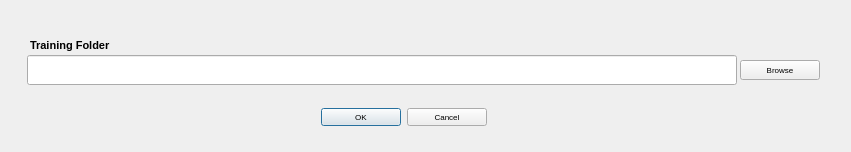
<?xml version="1.0" encoding="UTF-8"?>
<ui version="4.0">
 <class>Dialog</class>
 <widget class="QDialog" name="Dialog">
  <property name="geometry">
   <rect>
    <x>0</x>
    <y>0</y>
    <width>851</width>
    <height>152</height>
   </rect>
  </property>
  <property name="font">
   <font>
    <family>Arial</family>
    <pointsize>6</pointsize>
   </font>
  </property>
  <property name="windowTitle">
   <string>Image Utilities</string>
  </property>
  <widget class="QPushButton" name="pushButton_BrowseAnnotationImages">
   <property name="geometry">
    <rect>
     <x>740</x>
     <y>60</y>
     <width>80</width>
     <height>20</height>
    </rect>
   </property>
   <property name="text">
    <string>Browse</string>
   </property>
  </widget>
  <widget class="QLineEdit" name="lineEdit_AnnotationImagesFolder">
   <property name="geometry">
    <rect>
     <x>27</x>
     <y>55</y>
     <width>710</width>
     <height>30</height>
    </rect>
   </property>
   <property name="font">
    <font>
     <family>Arial</family>
     <pointsize>10</pointsize>
     <weight>50</weight>
     <bold>false</bold>
     <underline>false</underline>
    </font>
   </property>
   <property name="toolTip">
    <string>This field is pre-populated and cannot be changed at this time.</string>
   </property>
  </widget>
  <widget class="QLabel" name="label_8">
   <property name="geometry">
    <rect>
     <x>30</x>
     <y>35</y>
     <width>180</width>
     <height>20</height>
    </rect>
   </property>
   <property name="font">
    <font>
     <family>Arial</family>
     <pointsize>8</pointsize>
     <weight>75</weight>
     <bold>true</bold>
    </font>
   </property>
   <property name="text">
    <string>Training Folder</string>
   </property>
  </widget>
  <widget class="QDialogButtonBox" name="buttonBox_ok_cancel">
   <property name="geometry">
    <rect>
     <x>320</x>
     <y>105</y>
     <width>167</width>
     <height>25</height>
    </rect>
   </property>
   <property name="standardButtons">
    <set>QDialogButtonBox::Cancel|QDialogButtonBox::Ok</set>
   </property>
  </widget>
 </widget>
 <resources/>
 <connections/>
</ui>
